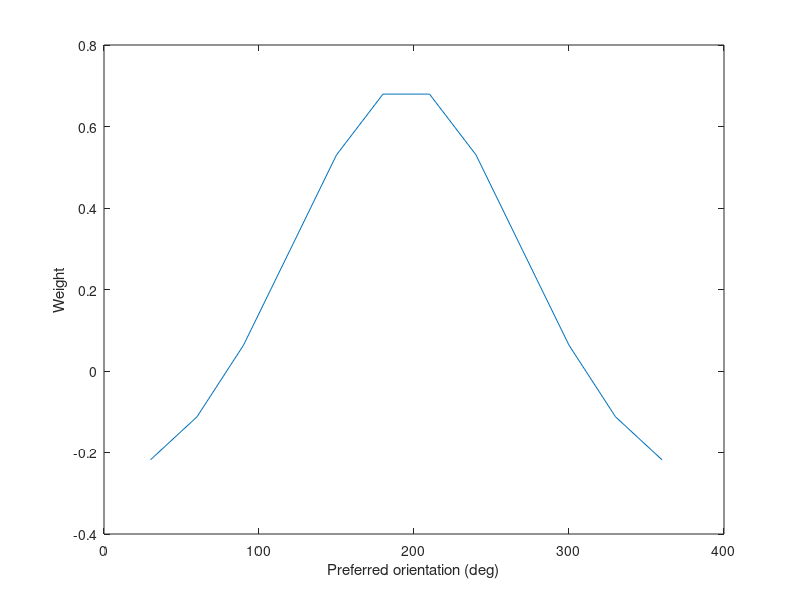

This figure's MATLAB source: (Note: this script raises an error after producing the figure.)
%% RustMT.m

addpath('dependencies_RustMTModel');
% Implementation of model from:

% Rust, N.C., Mante, V., Simoncelli, E.P., & Movshon, J.A. (2006). How MT
% cells analyze the motion of visual patterns. Nat Neurosci, 9 (11),
% 1421-1431.
%
% Requires folder 'RustMTModel' to be added to the path
% June 2010, gmb wrote it.

clear all
%% define model parameters
p.pList = 30:30:360;  %list of each V1 neuron's preferred directions
s.dList = 30:30:360;  %list of possible stimulus directions

p.b = pi;           %tuning width of V1 neurons
p.s1 = .1;          %'untuned' normalization factor
p.s2 = .1;          %'self' normalization factor

p.A = 1;            %MT scaling nonlinearity
p.B = 2;            %MT exponent nonlinearity

% make up some weights of V1 influence on MT response:

%use this line for pattern cell:
p.w = exp(-(linspace(-1,1,length(p.pList)).^2)/.4)-.3;

%use this line for a component cell:
%p.w = exp(-(linspace(-1,1,length(p.pList)).^2)/.01); 

%% Plot the linear weights of V1 neurons
figure(1)
clf
plot(p.pList,p.w);
xlabel('Preferred orientation (deg)');
ylabel('Weight');

%% Now we will make the 144 stimuli used to generate the matrix, M, which is the 
%response to each pairwise combination of gratings that make all possible 
%plaids (as in their figure 4).
count = 0;
s.c = zeros(length(s.dList)^2,length(s.dList));
for i=1:length(s.dList)
    for j=1:length(s.dList);
        count = count+1;
        s.c(count,i) = s.c(count,i)+1/6;
        s.c(count,j) = s.c(count,j)+1/6;
    end
end

% get the model responses to the 144 stimuli
M = predRustMT(p,s);
%reshape it into a square
M = reshape(M,length(s.dList),length(s.dList));

%% Display the matrix like Rust et al. do in figure 4
figure(2)
clf
imagesc(s.dList,s.dList,M);
colormap(gray)
hold on
contour(s.dList,s.dList,M,8,'-','LineWidth',2,'Color',[1,.5,.5]);
set(gca,'YDir','normal');
axis equal
axis tight
xlabel('Direction 1 (deg)');
ylabel('Direction 2 (deg)');
set(gca,'XTick',[0,180,360]);
set(gca,'YTick',[0,180,360]);


%% Response to gratings vs. 120 deg plaids
s.c= zeros(length(s.dList),length(s.dList));
for i=1:length(s.dList)
    s.c(i,i) = 1/6;
end

M = predRustMT(p,s);
figure(3)
clf
plot(s.dList,M,'r-')
hold on

ni = round(60/(s.dList(2)-s.dList(1)));

s.c= zeros(length(s.dList),length(s.dList));
for i=1:length(s.dList)
    s.c(i,mod(i-ni-1,length(s.dList))+1) = 1/6;
    s.c(i,mod(i+ni-1,length(s.dList))+1) = 1/6;
end

M = predRustMT(p,s);
plot(s.dList,M,'b-') 
ylim = get(gca,'YLim');
set(gca,'XTick',0:45:360);
set(gca,'XLim',[0,360]);
xlabel('Orientation');
ylabel('Response');
